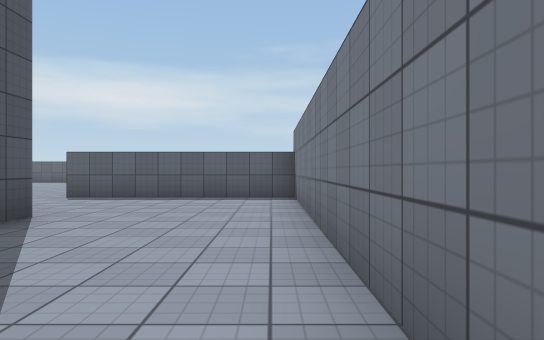
[1] (above)

16 first-person views from a walk through a Unity game level. The camera is 1.2 m above the floor, looks level and sees 70° across. The floor is counted in squares, 2 m on a side. Each view is taken from the middle of a square. On the plan, view 1 faces up. The plan holds only what a view shows up to about 11 squares ahead; the rest is blank. The place goes on beyond the plan. The player character is not drawn. Surface patterns are stand-ins for the level's own textures.

[2]
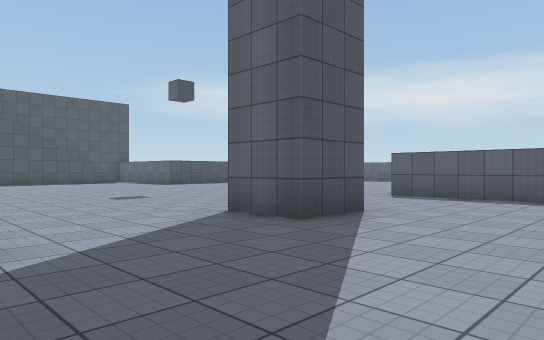

[3]
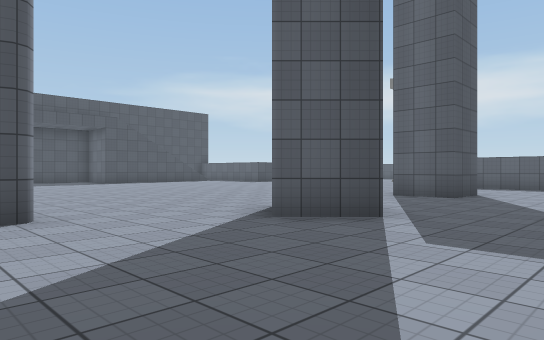

[4]
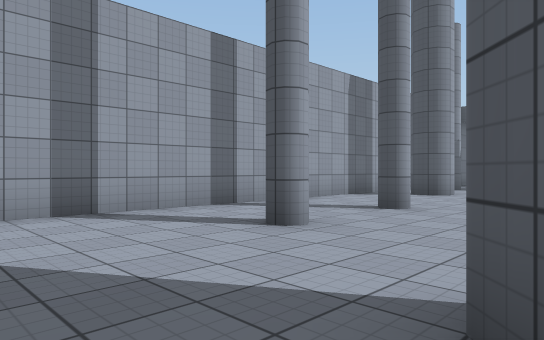

[5]
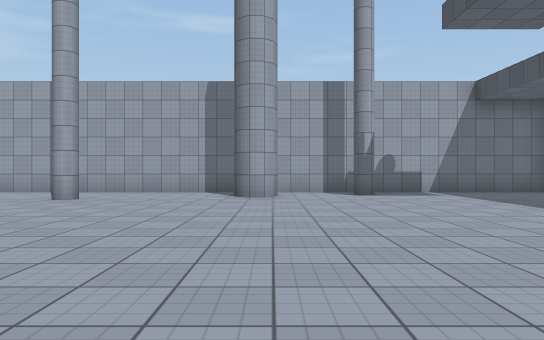

[6]
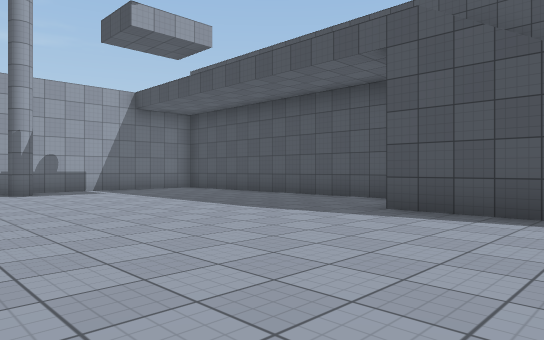

[7]
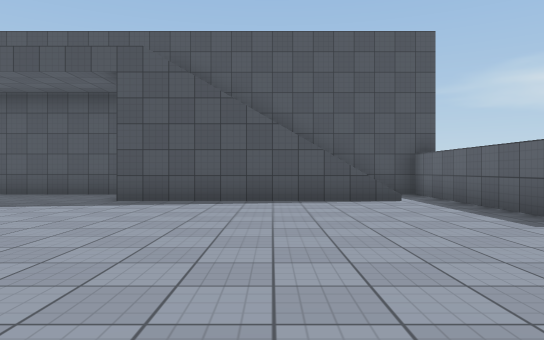

[8]
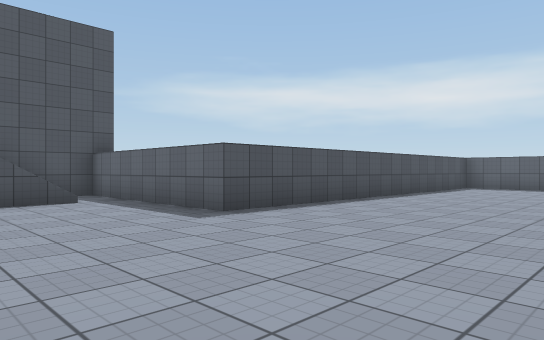

[9]
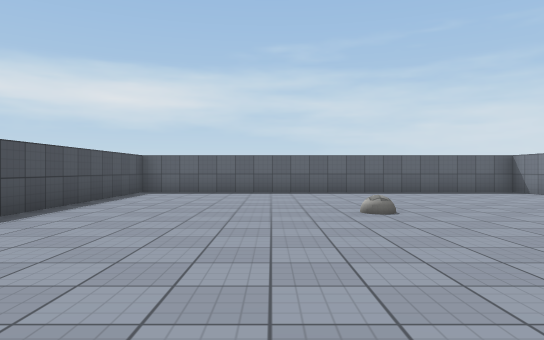

[10]
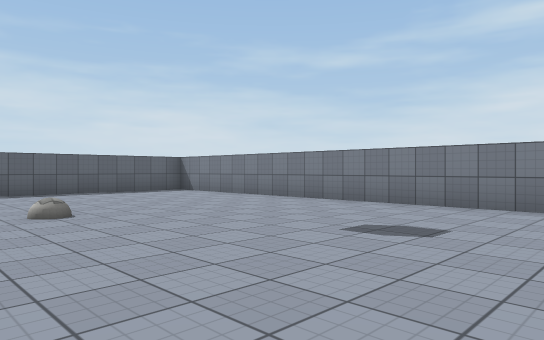

[11]
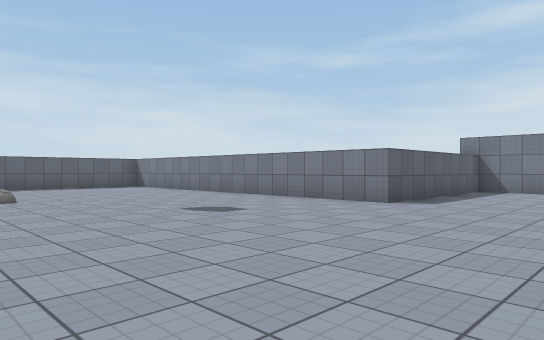

[12]
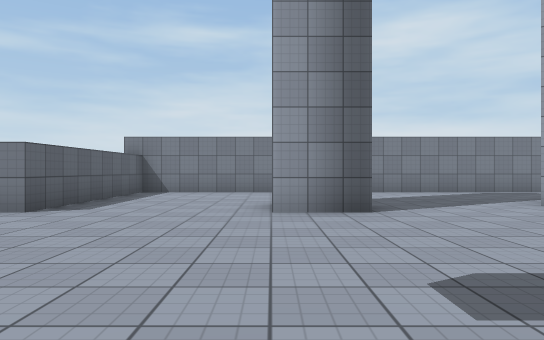

[13]
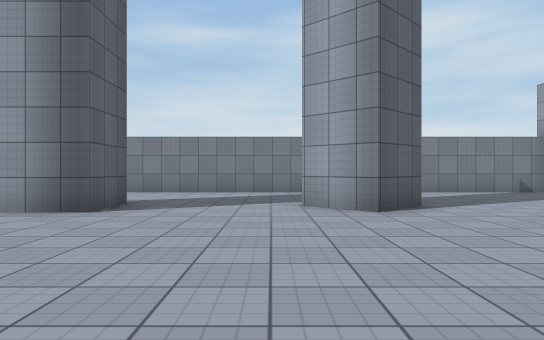

[14]
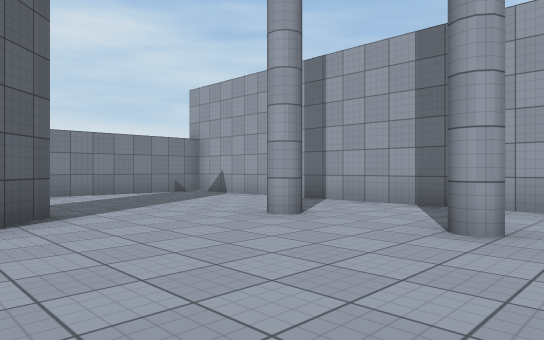

[15]
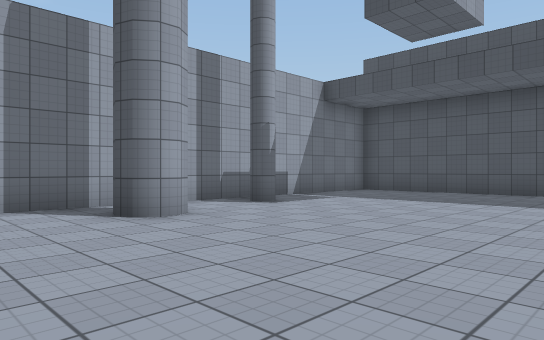

[16]
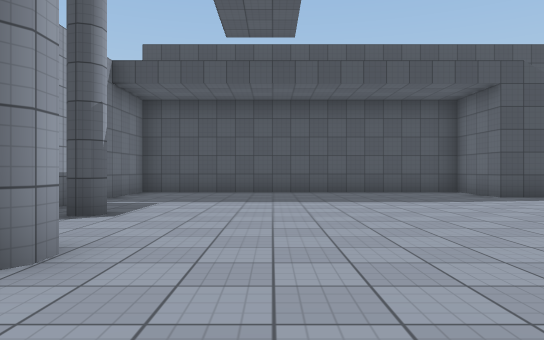

### Floor plan
Key: @ floor where view 1 was taken; # wall or solid block; . floor; / step, stairs or slope.
Columns run from 20 left of view 1 to 1 right of it. Each row starts with its distance up from view 1.
 19      ############
 18      #..........#
 17      #..........#
 16      #..........#
 15      #..........#
 14      #..........#
 13      #..........#
 12      #..........#
 11      #..........#
 10      #..........#
  9 ######..........######
  8 #....................#
  7 #//..................#
  6 #//..................#
  5 #//.............##...#
  4 #//.............##...#
  3 #//..................#
  2 #//..................#
  1 #....................#
  0 #...............##..@#
 -1 #...............##...#
 -2 #....................#
 -3 #....................#
 -4 #...........#..#.....#
 -5 #.....#.#............#
 -6 #....................#
 -7 ######################

Where each view was taken, in squares from view 1:
view 1: 0 up, 0 right, facing up
view 2: 0 up, 0 right, facing up-left
view 3: 5 down, 0 right, facing up-left
view 4: 1 down, 2 left, facing down-left
view 5: 4 up, 12 left, facing down
view 6: 5 up, 12 left, facing down-left
view 7: 5 up, 10 left, facing left
view 8: 5 up, 10 left, facing up-left
view 9: 8 up, 11 left, facing up
view 10: 8 up, 11 left, facing up-right
view 11: 5 up, 11 left, facing up-right
view 12: 5 up, 10 left, facing right
view 13: 1 up, 10 left, facing right
view 14: 0 up, 9 left, facing down-right
view 15: 0 up, 9 left, facing down-left
view 16: 3 down, 9 left, facing left
